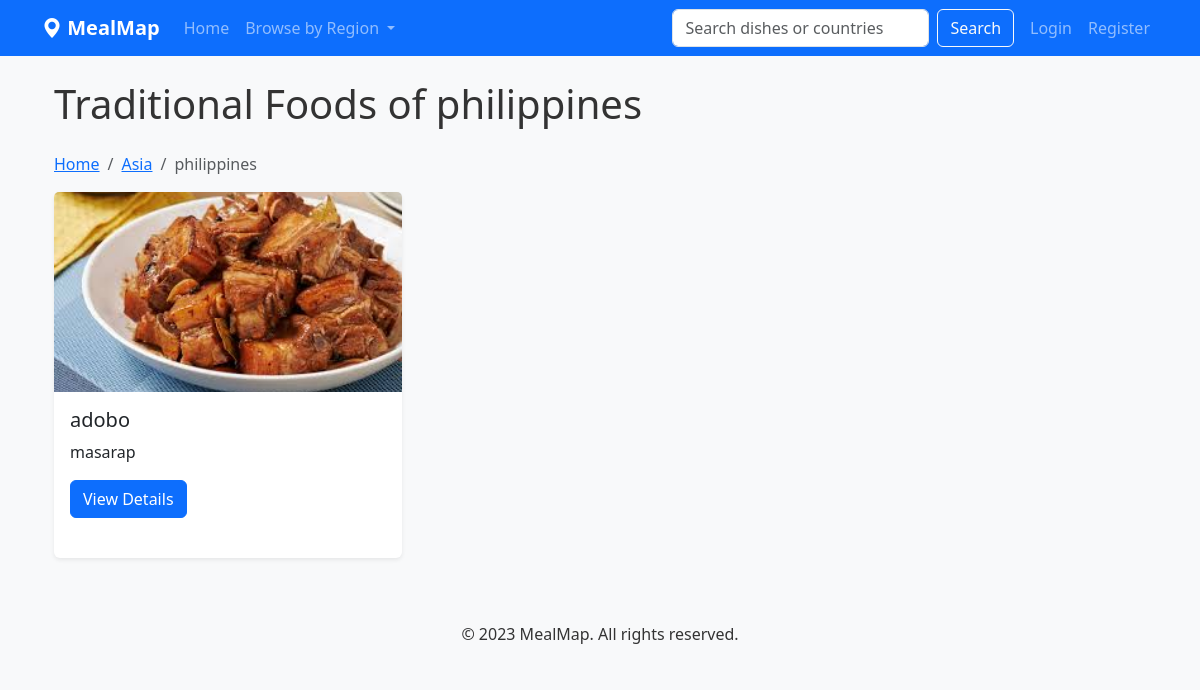
The page /browse/country/philippines on the database its author committed.
### models.py (models this page shows, shortened)
class Country(db.Model):
    id = db.Column(db.Integer, primary_key=True)
    name = db.Column(db.String(100), unique=True, nullable=False)
    continent_id = db.Column(db.Integer, db.ForeignKey('continent.id'), nullable=False)
    dishes = db.relationship('Dish', backref='country', lazy=True)

class Continent(db.Model):
    id = db.Column(db.Integer, primary_key=True)
    name = db.Column(db.String(50), unique=True, nullable=False)
    countries = db.relationship('Country', backref='continent', lazy=True)

class Dish(db.Model):
    id = db.Column(db.Integer, primary_key=True)
    name = db.Column(db.String(100), nullable=False)
    description = db.Column(db.Text, nullable=False)
    country_id = db.Column(db.Integer, db.ForeignKey('country.id'), nullable=False)
    image_path = db.Column(db.String(255))
    created_at = db.Column(db.DateTime, default=db.func.current_timestamp())
    updated_at = db.Column(db.DateTime, default=db.func.current_timestamp(), onupdate=db.func.current_timestamp())
    ratings = db.relationship('Rating', backref='dish', lazy=True)
    favorites = db.relationship('Favorite', backref='dish', lazy=True)

### routes.py (the view)
@app.route('/browse/country/<country_name>')
def browse_country(country_name):
    country = Country.query.filter_by(name=country_name).first_or_404()
    dishes = Dish.query.filter_by(country_id=country.id).all()
    return render_template('browse_country.html', country=country, dishes=dishes)

### templates/browse_country.html (shortened to what this page needs)
{% extends 'base.html' %}
{% block content %}
<div class="container">
    <h1 class="mb-4">Traditional Foods of {{ country.name }}</h1>
    <nav aria-label="breadcrumb">
        <ol class="breadcrumb">
            <li class="breadcrumb-item"><a href="{{ url_for('index') }}">Home</a></li>
            <li class="breadcrumb-item"><a href="{{ url_for('browse_continent', continent_name=country.continent.name) }}">{{ country.continent.name }}</a></li>
            <li class="breadcrumb-item active">{{ country.name }}</li>
        </ol>
    </nav>
    <div class="row row-cols-1 row-cols-md-2 row-cols-lg-3 g-4">
        {% for dish in dishes %}
            <div class="col">
                <div class="card h-100">
                    {% if dish.image_path %}
                        <img src="{{ url_for('static', filename=dish.image_path) }}" class="card-img-top dish-thumbnail" alt="{{ dish.name }}">
                    {% else %}
                        <div class="card-img-top dish-thumbnail-placeholder">No Image</div>
                    {% endif %}
                    <div class="card-body">
                        <h5 class="card-title">{{ dish.name }}</h5>
                        <p class="card-text">{{ dish.description|truncate(100) }}</p>
                        <a href="{{ url_for('dish_detail', dish_id=dish.id) }}" class="btn btn-primary">View Details</a>
                    </div>
                </div>
            </div>
        {% else %}
            <div class="col-12">
                <div class="alert alert-info">
                    No dishes have been added for {{ country.name }} yet.
                </div>
            </div>
        {% endfor %}
    </div>
</div>
{% endblock %}

### static/css/style.css (style rules this page uses)
body { font-family: 'Segoe UI', Tahoma, Geneva, Verdana, sans-serif; color: #333; background-color: #f8f9fa; }
.card { box-shadow: 0 0.125rem 0.25rem rgba(0, 0, 0, 0.075); border: none; margin-bottom: 1.5rem; }
.dish-thumbnail { height: 200px; object-fit: cover; }

### rows shown on the page
Country: name "philippines"
Continent: continent.name "Asia"
Dish: image_path+name (picture), name "adobo", description "masarap"
